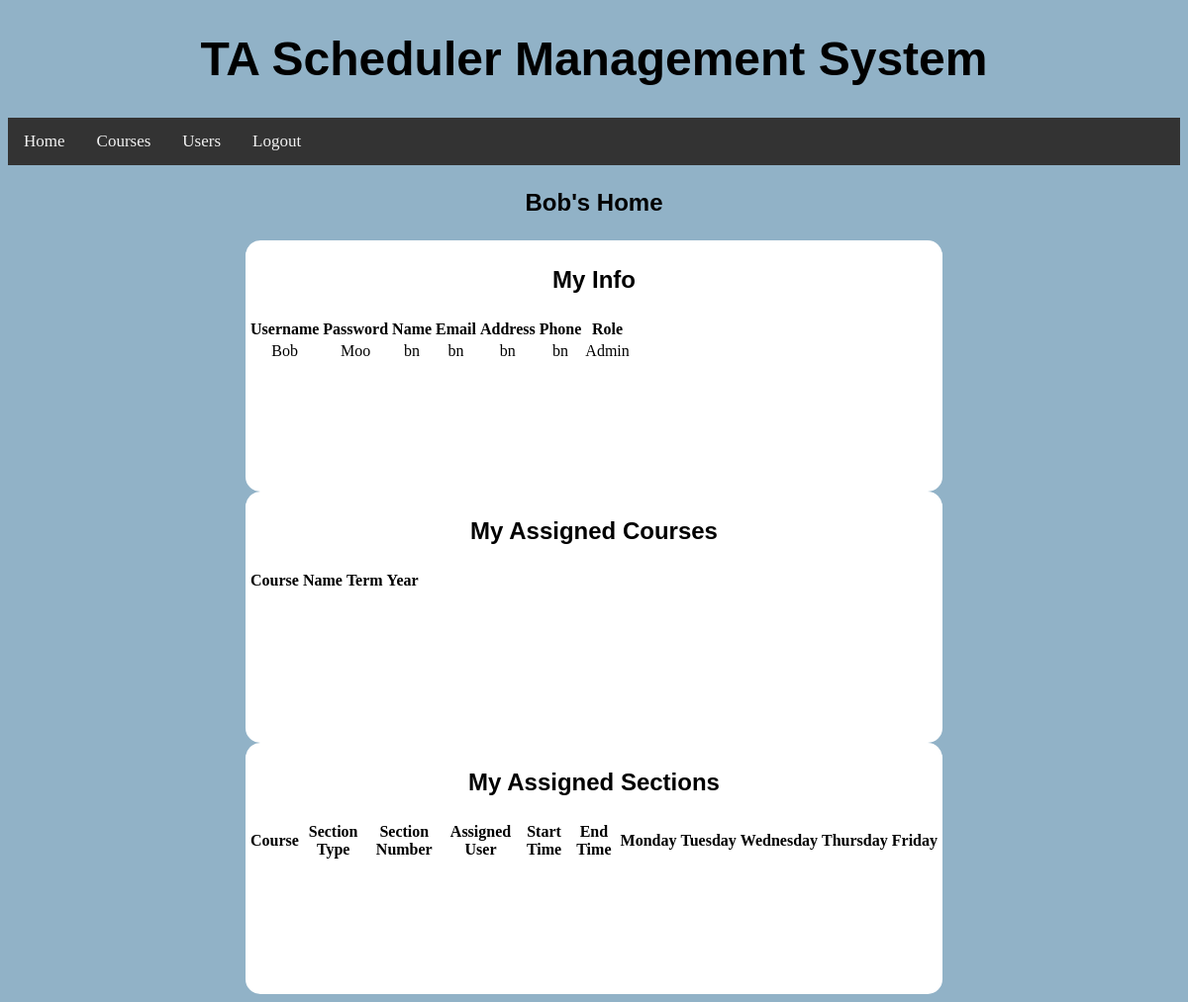
Before: /home/ (signed in) with the older database file.
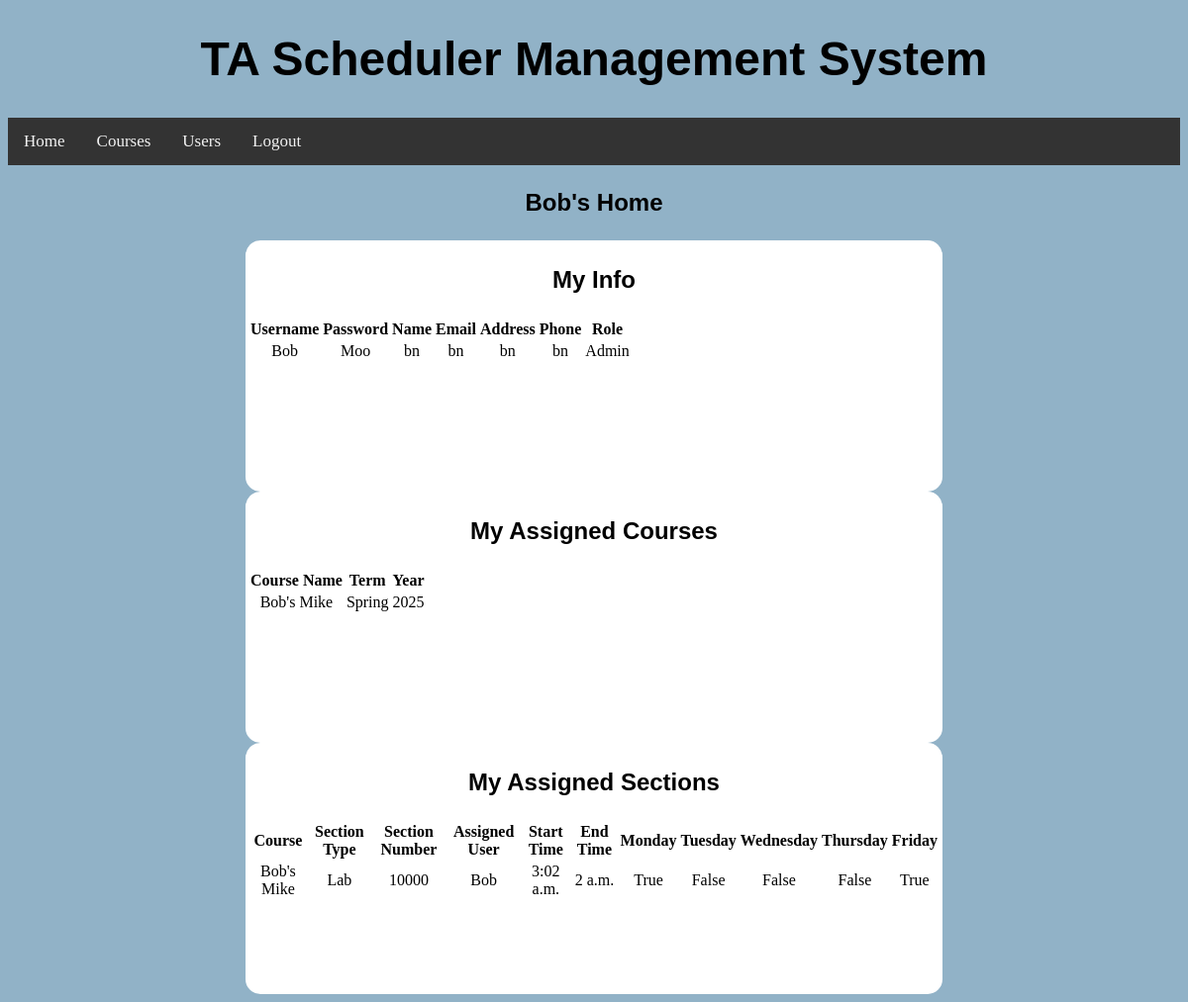
After: the same page with the newer database file.
### BackendWork/models.py (models this page shows, shortened)
class MyUser(models.Model):
    ROLE_CHOICES = (('Teaching Assistant', 'TEACHING_ASSISTANT'), ('Instructor', 'INSTRUCTOR'), ('Admin', 'ADMIN'))
    username = models.CharField(max_length=20, unique=True)
    password = models.CharField(max_length=20)
    name = models.CharField(max_length=20)
    email = models.CharField(max_length=20)
    address = models.CharField(max_length=72)
    phone = models.CharField(max_length=10)
    role = models.CharField(max_length=30, choices=ROLE_CHOICES, default='Teaching Assistant')
    assignedClasses = models.ManyToManyField(ClassList, null=True, blank=True)
    def __str__(self):
        return self.username

class ClassList(models.Model):
    TERM_CHOICES = (('Summer', 'SUMMER'), ('Fall', 'FALL'), ('Winter', 'WINTER'), ('Spring', 'SPRING'))
    name = models.CharField(max_length=20, unique=True)
    term = models.CharField(max_length=30, choices=TERM_CHOICES, default='Fall')
    year = models.IntegerField(default=2022)
    def __str__(self):
        return self.name

class Section(models.Model):
    SCHEDULE_CHOICES = (('Sunday', 'SUNDAY'), ('Monday', 'MONDAY'), ('Tuesday', 'TUESDAY'), ('Wednesday', 'WEDNESDAY'), ('Thursday', 'THURSDAY'), ('Friday', 'FRIDAY'), ('Saturday', 'SATURDAY'))
    SECTION_TYPE_CHOICES = (('Discussion', 'DISCUSSION'), ('Lab', 'LAB'), ('Lecture', 'LECTURE'))
    Class = models.ForeignKey(ClassList, on_delete=models.SET_NULL, null=True)
    assignedUser = models.ForeignKey(MyUser, on_delete=models.SET_NULL, null=True, blank=True)
    sectionNumber = models.IntegerField(default=0)
    sectionType = models.CharField(max_length=30, choices=SECTION_TYPE_CHOICES, default='Discussion')
    monday = models.BooleanField(default=False)
    tuesday = models.BooleanField(default=False)
    wednesday = models.BooleanField(default=False)
    thursday = models.BooleanField(default=False)
    friday = models.BooleanField(default=False)
    startTime = models.TimeField(default=time(0,0,0))
    endTime = models.TimeField(default=time(0,0,0))

### BackendWork/views.py (the view)
# urls.py: 2. Add a URL to urlpatterns:  path('', Home.as_view(), name='home')
class Home(View):
    def get(self, request):
        try:
            request.session["user"]
        except:
            return redirect("/")
        return render(request, "home.html", {'sessionUser': MyUser.objects.get(username=request.session["user"]),
                                             'courses': MyUser.objects.get(
                                                 username=request.session["user"]).assignedClasses.all(),
                                             'sections': Section.objects.filter(
                                                 assignedUser=MyUser.objects.get(username=request.session["user"]))})

### templates/home.html (shortened to what this page needs)
<!DOCTYPE html>
{% load static %}
<html lang="en">
<head>
    <link rel="stylesheet" type="text/css" href="{% static 'css\home.css' %}"/>
</head>
<div class="navContainer">
    <header class="header">
        <h1><a>TA Scheduler Management System</a></h1>
    </header>
    <div class="navigation">
        <li><a href="/home/">Home</a></li>
        <li><a href="/courses/">Courses</a></li>
        <li><a href="/users/">Users</a></li>
        <li><a href="/">Logout</a></li>
    </div>
</div>
<body>
<p class="header">{{ sessionUser.username }}'s Home</p>
<div class="container">
    <p class=header>My Info</p>
    <div class="containerbox">
        <table>
            <tr>
                <th>Username</th>
                <th>Password</th>
                <th>Name</th>
                <th>Email</th>
                <th>Address</th>
                <th>Phone</th>
                <th>Role</th>
            </tr>
            <tr>
                <td>{{ sessionUser.username }}</td>
                <td>{{ sessionUser.password }}</td>
                <td>{{ sessionUser.name }}</td>
                <td>{{ sessionUser.email }}</td>
                <td>{{ sessionUser.address }}</td>
                <td>{{ sessionUser.phone }}</td>
                <td>{{ sessionUser.role }}</td>
            </tr>
        </table>
    </div>
</div>
<div class="container">
    <p class=header>My Assigned Courses</p>
    <div class="containerbox">
        <table>
            <tr>
                <th>Course Name</th>
                <th>Term</th>
                <th>Year</th>
            </tr>
                {% for i in courses %}
                    <tr><td>{{ i.name }}</td>
                    <td>{{ i.term }}</td>
                    <td>{{ i.year }}</td></tr>
                {% endfor %}
        </table>
    </div>
</div>
<div class="container">
    <p class=header>My Assigned Sections</p>
    <div class="containerbox">
        <table>
            <tr>
                <th>Course</th>
                <th>Section Type</th>
                <th>Section Number</th>
                <th>Assigned User</th>
                <th>Start Time</th>
                <th>End Time</th>
                <th>Monday</th>
                <th>Tuesday</th>
                <th>Wednesday</th>
                <th>Thursday</th>
                <th>Friday</th>
            </tr>
                {% for i in sections %}
                    <tr>
                    <td>{{ i.Class }}</td>
                    <td>{{ i.sectionType }}</td>
                    <td>{{ i.sectionNumber }}</td>
                    <td>{{ i.assignedUser }}</td>
                    <td>{{ i.startTime }}</td>
                    <td>{{ i.endTime }}</td>
                    <td>{{ i.monday }}</td>
                    <td>{{ i.tuesday }}</td>
                    <td>{{ i.wednesday }}</td>
                    <td>{{ i.thursday }}</td>
                    <td>{{ i.friday }}</td>
                    </tr>
                {% endfor %}
        </table>
    </div>
</div>
</body>
</html>

### TAScheduler/static/css/home.css (style rules this page uses)
html { background: rgb(145, 178, 199); }
.header { font-family: 'Ubuntu', sans-serif; font-weight: bold; font-size: 24px; text-align: center; }
.container { width: 700px; height: 250px; flex-direction: row; justify-content: center; align-items: center; margin: auto; border: 2px solid White; border-radius: 15px; background: white; text-align: center; }
.navigation { list-style-type: none; background-color: #333; position: sticky; width: 100%; overflow: auto; }
.navigation li a { float: left; color: #f2f2f2; text-align: center; padding: 14px 16px; text-decoration: none; font-size: 17px; background-color: #333; }

Changed rows visible on the page:
added ClassList: name "Bob's Mike", term "Spring", year "2025"
added Section: Class "Bob's Mike", sectionType "Lab", sectionNumber "10000", assignedUser "Bob", startTime "3:02 a.m.", endTime "2 a.m.", monday "True", tuesday "False", wednesday "False", thursday "False", friday "True"
